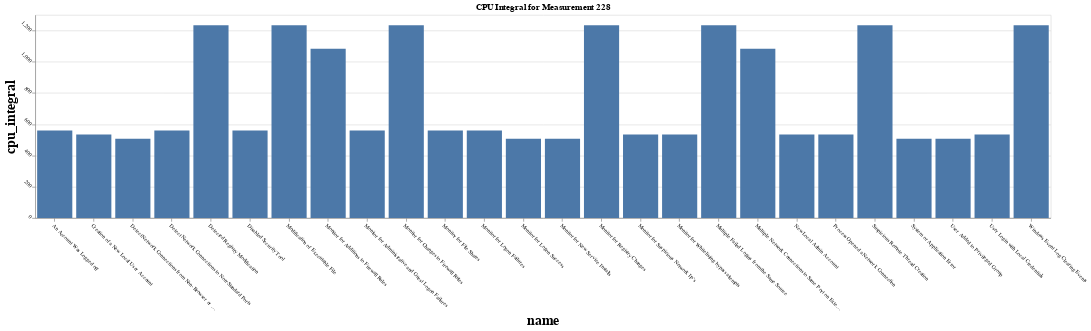

Write notebook code for a chart like this one.
### Code cell
charts[1]

### Figure 1 — Vega-Lite specification as saved in the notebook (floating-point values rounded to 4 significant figures)
{"config": {"view": {"continuousWidth": 300, "continuousHeight": 300}, "axis": {"labelAngle": 45, "labelFontSize": 8, "titleFontSize": 20}}, "data": {"name": "data-88ac3f52ca82cd29f89f6eb62339590a"}, "mark": {"type": "bar"}, "encoding": {"x": {"field": "name", "type": "nominal"}, "y": {"field": "cpu_integral", "type": "quantitative"}}, "height": 300, "title": "CPU Integral for Measurement 228", "width": 1500, "$schema": "https://vega.github.io/schema/vega-lite/v5.8.0.json", "datasets": {"data-88ac3f52ca82cd29f89f6eb62339590a": [{"name": "An Account Was Logged off", "cpu_integral": 560.4}, {"name": "Creation of a New Local User Account", "cpu_integral": 535.1}, {"name": "Detect Network Connections from Non-Browser or Non-Email Client", "cpu_integral": 507.3}, {"name": "Detect Network Connections to Non-Standard Ports", "cpu_integral": 560.4}, {"name": "Detected Registry Modification", "cpu_integral": 1234.0}, {"name": "Disabled Security Tool", "cpu_integral": 560.4}, {"name": "Modification of Executable File", "cpu_integral": 1234.0}, {"name": "Monitor for Additions to Firewall Rules", "cpu_integral": 1083.0}, {"name": "Monitor for Administrative and Guest Logon Failures", "cpu_integral": 560.4}, {"name": "Monitor for Changes to Firewall Rules", "cpu_integral": 1234.0}, {"name": "Monitor for File Shares", "cpu_integral": 560.4}, {"name": "Monitor for Logon Failures", "cpu_integral": 560.4}, {"name": "Monitor for Logon Success", "cpu_integral": 507.3}, {"name": "Monitor for New Service Installs", "cpu_integral": 507.3}, {"name": "Monitor for Registry Changes", "cpu_integral": 1234.0}, {"name": "Monitor for Suspicious Network IP’s", "cpu_integral": 535.1}, {"name": "Monitor for Whitelisting bypass attempts", "cpu_integral": 535.1}, {"name": "Multiple Failed Logins from the Same Source", "cpu_integral": 1234.0}, {"name": "Multiple Network Connections to Same Port on External Hosts", "cpu_integral": 1083.0}, {"name": "New Local Admin Account", "cpu_integral": 535.1}, {"name": "Process Opened a Network Connection", "cpu_integral": 535.1}, {"name": "Suspicious Remote Thread Creation", "cpu_integral": 1234.0}, {"name": "System or Application Error", "cpu_integral": 507.3}, {"name": "User Added to Privileged Group", "cpu_integral": 507.3}, {"name": "User Login with Local Credentials", "cpu_integral": 535.1}, {"name": "Windows Event Log Clearing Events", "cpu_integral": 1234.0}]}}
